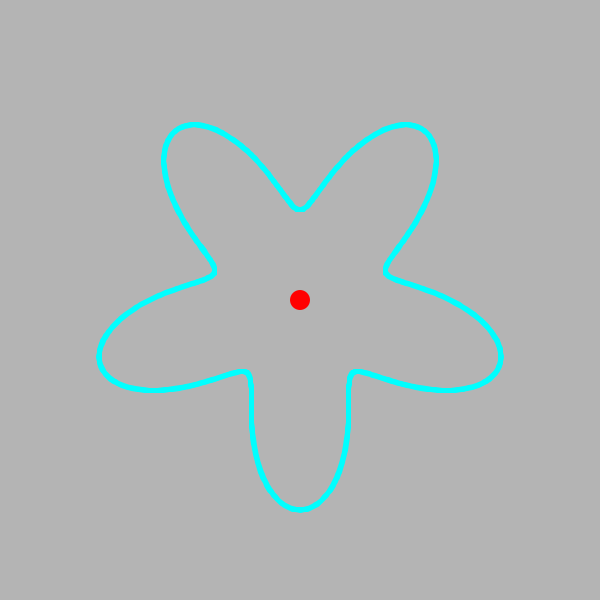
Frame 1 (no input)
Frame 2 (the mouse pressed at the canvas centre, redrawn once): identical to frame 1, image omitted

The Processing sketch that drew this single still picture (run headless with seeded random() and noise(); the mouse was pressed at the canvas centre and the sketch redrawn once):

// Processing sketch: sketch_5
// ── sketch_5.pde
void setup() {
  size(600, 600);
  smooth();
  noLoop();
}

void draw() {
  background(180);
  translate(width/2, height/2);

  stroke(0, 255, 255);
  noFill();
  strokeWeight(5);

  beginShape();

  //angle goes around full circle
  for (float angle = 0; angle < TWO_PI * 6; angle += 0.02) {

    //radius oscillates using sine
    float radius = 150 + 60 * sin(5 * angle);

    //convert polar to Cartesian
    float x = radius * cos(angle);
    float y = radius * sin(angle);

    vertex(x, y);
  }

  endShape();
  
  noStroke();
  fill(255, 0, 0);
  ellipse(0, 0, 20, 20);
}
